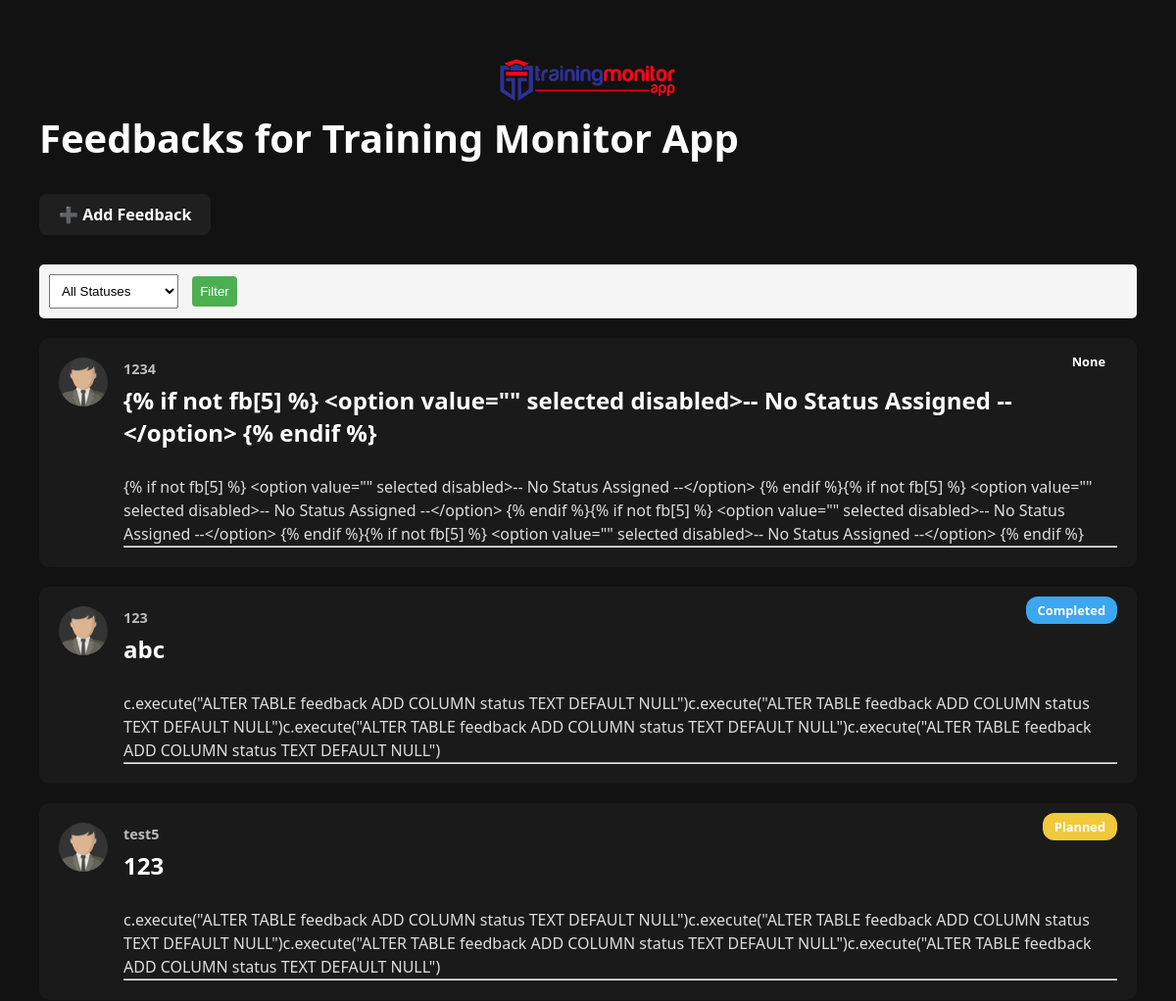
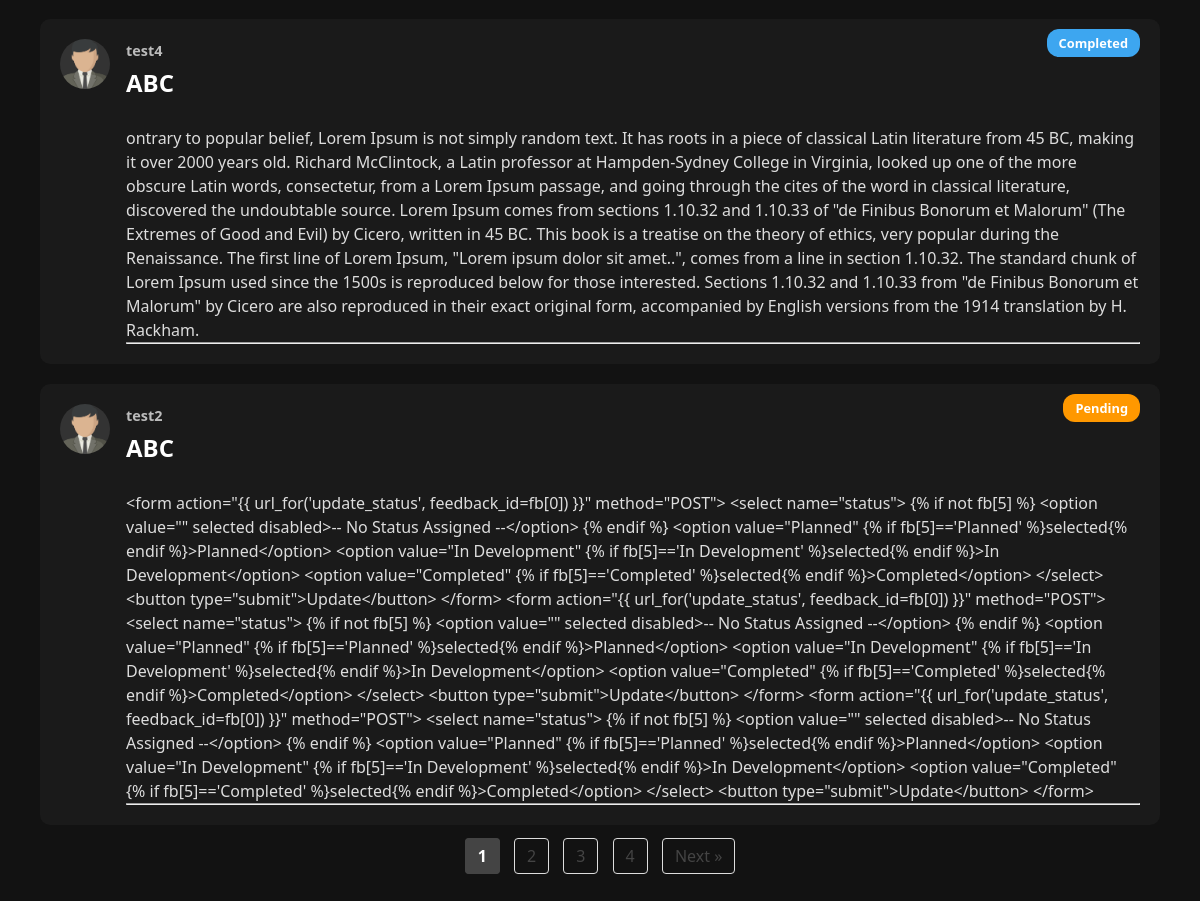
The page / on the database its author committed (2 pictures, top to bottom).
### tables this page shows
CREATE TABLE feedback (
            id INTEGER PRIMARY KEY AUTOINCREMENT,
            title TEXT NOT NULL,
            description TEXT NOT NULL
        , name TEXT, email TEXT, status TEXT DEFAULT 'Pending');

### app.py (the view, shortened to what this page needs)
@app.route('/')
def index():
    page = request.args.get('page', 1, type=int)  # get page number from URL query, default 1
    status_filter = request.args.get('status_filter', 'all')
    per_page = 5
    offset = (page - 1) * per_page
    conn = sqlite3.connect(DB_PATH)
    c = conn.cursor()
    query = 'SELECT * FROM feedback'
    count_query = 'SELECT COUNT(*) FROM feedback'
    query += ' ORDER BY id DESC LIMIT ? OFFSET ?'
    if status_filter != 'all':
        if status_filter == 'pending':
            c.execute(count_query)
        else:
            c.execute(count_query, (status_value,))
    else:
        c.execute(count_query)
    total_count = c.fetchone()[0]
    if status_filter != 'all':
        if status_filter == 'pending':
            c.execute(query, (per_page, offset))
        else:
            c.execute(query, (status_value, per_page, offset))
    else:
        c.execute(query, (per_page, offset))
    feedbacks = c.fetchall()
    conn.close()
    total_pages = math.ceil(total_count / per_page)
    return render_template('index.html',
                         feedbacks=feedbacks,
                         page=page,
                         total_pages=total_pages)

### templates/index.html (shortened to what this page needs)
<!DOCTYPE html>
<html>
<head>
    <link rel="stylesheet" href="{{ url_for('static', filename='css/index.css') }}"/>
</head>
<body>
    <a href="{{ url_for('index') }}">
        <img src="{{ url_for('static', filename='images/logo.png') }}" alt="Company Logo" class="logo" />
    </a>
    <h1>Feedbacks for Training Monitor App</h1>
    <div class="button-wrapper">
        <a href="/add">➕ Add Feedback</a>
    </div>
    <div class="filter-container">
        <form method="GET" action="{{ url_for('index') }}">
            <select name="status_filter">
                <option value="all" {% if request.args.get('status_filter', 'all') == 'all' %}selected{% endif %}>All Statuses</option>
            </select>
            <button type="submit">Filter</button>
        </form>
    </div>
    <ul>
        {% for fb in feedbacks %}
            <li class="feedback">
                <div class="avatar"></div>
                <div class="feedback-content">
                    <div class="status-label {{ fb[5]|lower|replace(' ', '-') }}">{{ fb[5] }}</div>
                    <strong>{{ fb[3] }}</strong>
                    <br>
                    <em>{{ fb[1] }}</em><br>
                    <p>{{ fb[2] }}</p>
                    <hr>
                </div>
            </li>
        {% endfor %}
    </ul>
    <div class="pagination">
        {% for p in range(1, total_pages + 1) %}
            {% if p == page %}
            <strong>{{ p }}</strong>
            {% else %}
            <a href="{{ url_for('index', page=p) }}">{{ p }}</a>
            {% endif %}
        {% endfor %}
        {% if page < total_pages %}
            <a href="{{ url_for('index', page=page+1) }}">Next &raquo;</a>
        {% endif %}
        </div>
</body>
</html>

### static/css/index.css (style rules this page uses)
* { margin: 0; padding: 0; box-sizing: border-box; }
body { background-color: #121212; color: #e0e0e0; font-family: 'Segoe UI', Tahoma, Geneva, Verdana, sans-serif; padding: 40px; transition: background-color 0.4s ease-in-out, color 0.4s ease-in-out; }
h1 { font-size: 2.5rem; margin-bottom: 30px; color: #ffffff; }
.button-wrapper { margin-bottom: 30px; }
.button-wrapper a { text-decoration: none; font-weight: 600; color: #fff; background-color: #1f1f1f; padding: 10px 20px; border-radius: 8px; transition: background-color 0.3s ease, transform 0.2s ease; display: inline-block; }
ul { list-style: none; }
.feedback { display: flex; align-items: flex-start; gap: 16px; background-color: #1a1a1a; padding: 20px; border-radius: 10px; margin-bottom: 20px; animation: fadeInUp 0.6s ease forwards; opacity: 0; transform: translateY(20px); transition: background-color 0.3s ease; }
.avatar { width: 50px; height: 50px; min-width: 50px; min-height: 50px; max-width: 50px; max-height: 50px; flex-shrink: 0; flex-grow: 0; border-radius: 50%; background-color: #333; background-image: url('../images/avatar.png'); background-size: cover; background-position: center; display: inline-block; }
.feedback strong { font-size: 0.9rem; font-weight: 700; color: #bbbbbb; }
.feedback em { display: block; font-size: 1.5rem; font-weight: 600; color: #ffffff; margin: 5px 0; font-style: normal; }
.feedback p { font-size: 1rem; color: #dddddd; line-height: 1.5; }
.pagination { margin-top: 20px; text-align: center; }
.pagination a, .pagination strong { margin: 0 5px; padding: 6px 12px; text-decoration: none; border-radius: 4px; color: #444; border: 1px solid #ddd; }
.pagination strong { background-color: #444; color: white; border-color: #444; }
.logo { width: 180px; height: auto; display: block; margin: 20px auto 10px auto; cursor: pointer; transition: transform 0.2s ease-in-out; }
.status-label { position: absolute; top: 10px; right: 20px; padding: 5px 12px; border-radius: 12px; font-size: 0.8rem; font-weight: bold; color: #ffffff; }
.status-label.planned { background-color: #f0c93d; }
.status-label.completed { background-color: #3da6f0; }
.filter-container { margin: 20px 0; padding: 10px; background: #f5f5f5; border-radius: 5px; }
.filter-container select, .filter-container button { padding: 8px; margin-right: 10px; }
.filter-container button { background: #4CAF50; color: white; border: none; border-radius: 4px; cursor: pointer; }
.status-label.null, .status-label.pending { background-color: #ff9800; }

### rows shown on the page
feedback: fb "None", name "1234", title "{% if not fb[5] %} <option value=\"\" selected disabled>-- No Status Assigned --</option> {% endif %}", description "{% if not fb[5] %} <option value=\"\" selected disabled>-- No Status Assigned --</option> {% endif %}{% if not fb[5] %} <option value=\"\" selected disabled>-- No Status Assigned --</option> {% endif %}{% if not fb[5] %} <option value=\"\" selected disabled>-- No Status Assigned --</option> {% endif %}{% if not fb[5] %} <option value=\"\" selected disabled>-- No Status Assigned --</option> {% endif %}"
feedback: status "Completed", name "123", title "abc", description "c.execute(\"ALTER TABLE feedback ADD COLUMN status TEXT DEFAULT NULL\")c.execute(\"ALTER TABLE feedback ADD COLUMN status TEXT DEFAULT NULL\")c.execute(\"ALTER TABLE feedback ADD COLUMN status TEXT DEFAULT NULL\")c.execute(\"ALTER TABLE feedback ADD COLUMN status TEXT DEFAULT NULL\")"
feedback: status "Planned", name "test5", title "123", description "c.execute(\"ALTER TABLE feedback ADD COLUMN status TEXT DEFAULT NULL\")c.execute(\"ALTER TABLE feedback ADD COLUMN status TEXT DEFAULT NULL\")c.execute(\"ALTER TABLE feedback ADD COLUMN status TEXT DEFAULT NULL\")c.execute(\"ALTER TABLE feedback ADD COLUMN status TEXT DEFAULT NULL\")"
feedback: status "Completed", name "test4", title "ABC", description "ontrary to popular belief, Lorem Ipsum is not simply random text. It has roots in a piece of classical Latin literature from 45 BC, making it over 2000 years old. Richard McClintock, a Latin professor at Hampden-Sydney College in Virginia, looked up one of the more obscure Latin words, consectetur, from a Lorem Ipsum passage, and going through the cites of the word in classical literature, discovered the undoubtable source. Lorem Ipsum comes from sections 1.10.32 and 1.10.33 of \"de Finibus Bonorum et Malorum\" (The Extremes of Good and Evil) by Cicero, written in 45 BC. This book is a treatise on the theory of ethics, very popular during the Renaissance. The first line of Lorem Ipsum, \"Lorem…"
feedback: status "Pending", name "test2", title "ABC", description "<form action=\"{{ url_for('update_status', feedback_id=fb[0]) }}\" method=\"POST\"> <select name=\"status\"> {% if not fb[5] %} <option value=\"\" selected disabled>-- No Status Assigned --</option> {% endif %} <option value=\"Planned\" {% if fb[5]=='Planned' %}selected{% endif %}>Planned</option> <option value=\"In Development\" {% if fb[5]=='In Development' %}selected{% endif %}>In Development</option> <option value=\"Completed\" {% if fb[5]=='Completed' %}selected{% endif %}>Completed</option> </select> <button type=\"submit\">Update</button> </form> <form action=\"{{ url_for('update_status', feedback_id=fb[0]) }}\" method=\"POST\"> <select name=\"status\"> {% if not fb[5] %} <option value=\"\" selected…"

### other values the page prints
{{ p }} "1"
{{ p }} "2" "3" "4"
